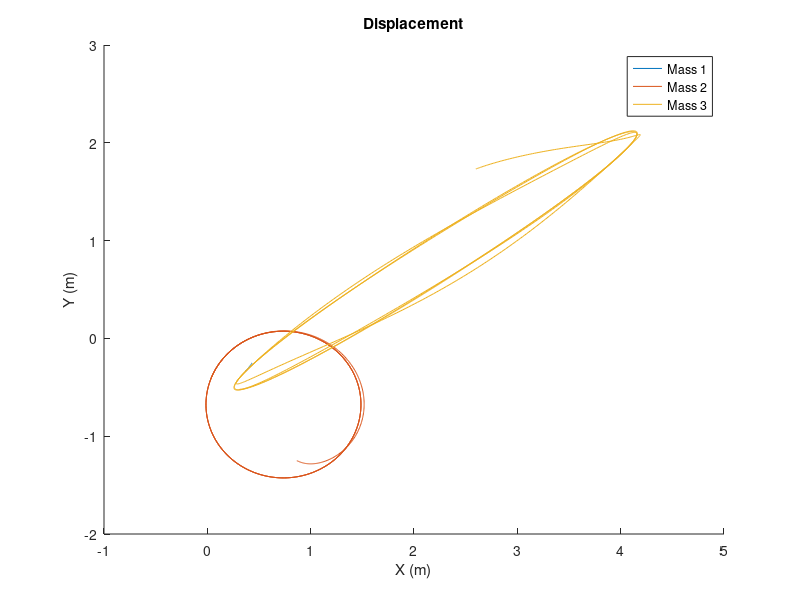
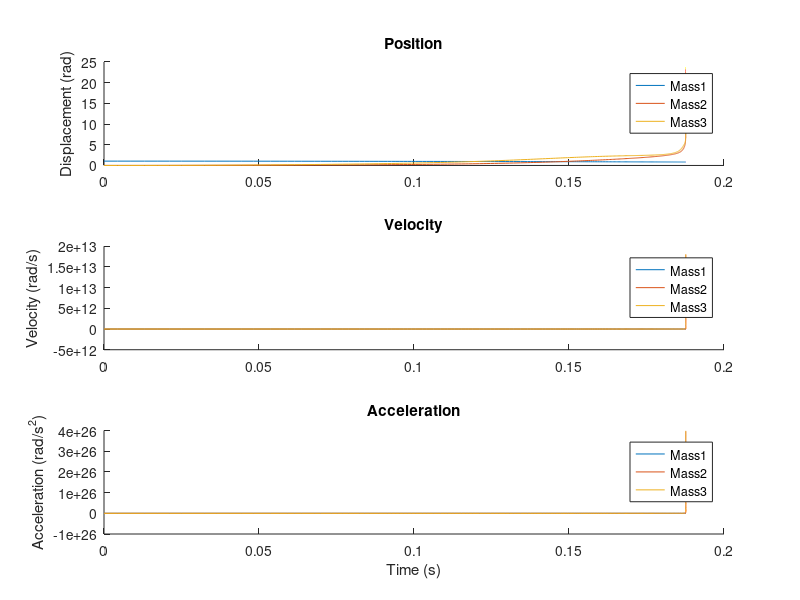

These figures' MATLAB source, in order:
%%PSET5 Q1: Sophie Li
%This function calculates the state equations for a double compound
%pendulum. It also took about 20 hours to debug.

function base_doublepen
close all

L1 = 1;
L2 = 1.5;
L3 = 1;
M1 = 10;
M2 = 10;
M3 = 10;
g = 9.81;

theta1_0 = pi/3;
theta1v_0 = 0;
theta2_0 = 0;
theta2v_0 = 0;
theta3_0 = 0;
theta3v_0 = 0;

t_interval = [0 20];
initial_vals = [theta1_0; theta1v_0; theta2_0; theta2v_0; theta3_0; theta3v_0];

options = odeset('RelTol', 1e-7);
[T_out, Z_out] = ode45(@motion, t_interval, initial_vals, options);


t1_o = Z_out(:,1);
t1d_o = Z_out(:,2);
t2_o = Z_out(:,3);
t2d_o = Z_out(:,4);
t3_o = Z_out(:,5);
t3d_o = Z_out(:,6);

x1 = L1/2.*sin(t1_o);
y1 = -L1/2.*cos(t1_o);
x2 = x1*2 + L2/2.*sin(t2_o);
y2 = y1*2 - L2/2.*cos(t2_o);
x3 = x1*2 + x2*2 + L3/2.*sin(t3_o);
y3 = y1*2 + x2*2 + L3/2.*cos(t3_o);

LHS = zeros(length(T_out), 9);
for i = 1:length(T_out)
    LHS(i, :) = calc_LHS(Z_out(i, :));
end

t1a_o = LHS(:, 1);
t2a_o = LHS(:, 2);
t3a_o = LHS(:, 3);

%Cartesian Displacement
figure
hold all
plot(x1, y1)
plot(x2, y2)
plot(x3, y3)
legend('Mass 1', 'Mass 2', 'Mass 3')
title('Displacement')
xlabel('X (m)')
ylabel('Y (m)')

%Tangential Position/Velocity/Acceleration
figure
%Position
subplot(3,1,1)
hold all
plot(T_out, t1_o)
plot(T_out, t2_o)
plot(T_out, t3_o)
title('Position')
ylabel('Displacement (rad)')
legend('Mass1', 'Mass2', 'Mass3')
%Velocity
subplot(3,1,2)
hold all
plot(T_out, t1d_o)
plot(T_out, t2d_o)
plot(T_out, t3d_o)
title('Velocity')
ylabel('Velocity (rad/s)')
legend('Mass1', 'Mass2', 'Mass3')
%Acceleration
subplot(3,1,3)
hold all
plot(T_out, t1a_o)
plot(T_out, t2a_o)
plot(T_out, t3a_o)
title('Acceleration')
xlabel('Time (s)')
ylabel('Acceleration (rad/s^2)')
legend('Mass1', 'Mass2', 'Mass3')

%Energy
PE1 = M1*g.*y1;
KE1 = M1*L1^2*t1d_o.^2/6;
PE2 = M2*g.*y2;
KE2 = (M2/2)*(L1^2*t1d_o.^2 + (L2^2/3)*t2d_o.^2 + L1*L2*t1d_o.*t2d_o.*cos(t2_o-t1_o));
PE3 = M3*g.*y3;
KE3 = 0;
TE = PE1 + KE1 + PE2 + KE2 + PE3 + KE3;

    function vals = calc_LHS(Z)
        t1 = Z(1);
        t1d = Z(2);
        t2 = Z(3);
        t2d = Z(4);
        t3 = Z(5);
        t3d = Z(6);
        
        t2a = t2 - t1;
        t3a = t3 - t2;
        t3b = t3 - t1;
       
        A = [0, 0, 0, 1, 0, cos(t2a), -sin(t2a), 0, 0;
            -M1*(L1/2), 0, 0, 0, 1, sin(t2a), cos(t2a), 0, 0;
            -M2*L1*sin(t2a), 0, 0, 0, 0, -1, 0, cos(t3a), -sin(t3a);
            M2*L1*cos(t2a), M2*(L2/2), 0, 0, 0, 0, 1, -sin(t3a), -cos(t3a);
            M3*L1*sin(t3b), M3*L2*sin(t3a), 0, 0, 0, 0, 0, 1, 0;
            M3*L1*cos(t3b), -M3*L2*cos(t3a), M3*(L3/2), 0, 0, 0, 0, 0, 1;
            (M1*L1^2)/12, 0, 0, 0, L1/2, (L1/2)*sin(t2a), (L1/2)*cos(t2a), 0, 0;
            0, (M2*L2^2)/12, 0, 0, 0, 0, -L2/2, (-L2/2)*sin(t3a), (-L2/2)*cos(t3a);
            0, 0, (M3*L3^2)/12, 0, 0, 0, 0, 0, -L3/2];
          
       r = [-M1*t1d^2*(L1/2) - M1*g*cos(t1);
           M1*g*sin(t1);
           -M2*t1d^2*L1*cos(t2a) - M2*t2d^2*(L2/2) - M2*g*cos(t2);
           -M2*t1d^2*L1*sin(t2a) - M2*g*sin(t2);
           M3*t1d^2*L1*cos(t3b) + M3*t2d^2*L2*cos(t3a) + M3*t3d^2*(L3/2) + M3*g*cos(t3);
           -M3*t1d^2*L1*sin(t3b) - M3*t2d^2*L2*sin(t3a) - M3*g*sin(t3);
           0;
           0;
           0];
           
        
        vals = A\r; 
    end

    function vals = motion(T, Z)
        t1d = Z(2);
        t2d = Z(4);
        t3d = Z(6);
        
        res = calc_LHS(Z);
        
        t1dd = res(1);
        t2dd = res(2);
        t3dd = res(3);

        vals = [t1d; t1dd; t2d; t2dd; t3d; t3dd];
        
    end

end
        